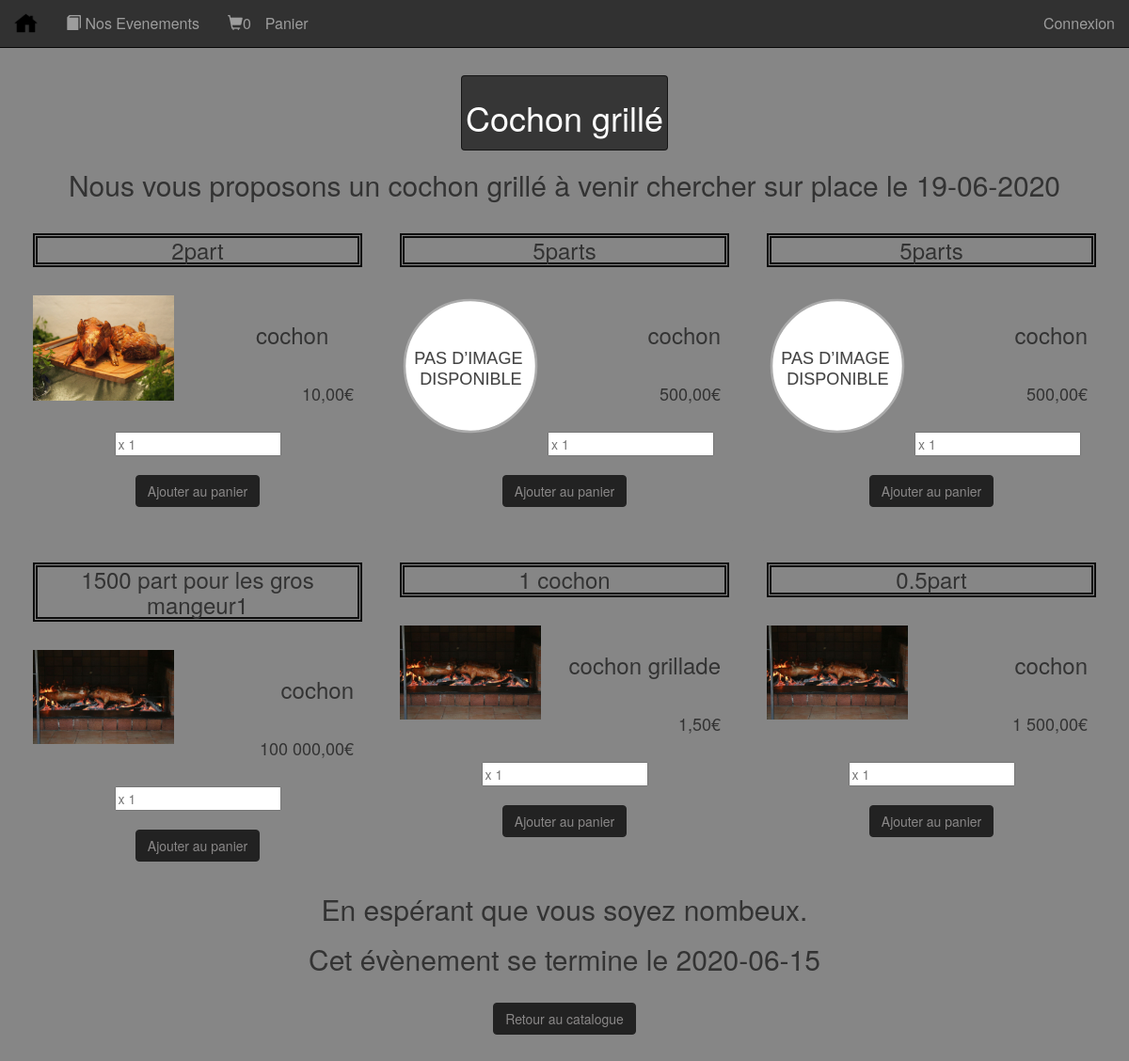
Page /index.php/Visiteur/EvenementMarchand/21/2020 on the committed database.
### tables this page shows
CREATE TABLE IF NOT EXISTS `ge_evenement` (
  `Annee` int(11) NOT NULL,
  `NoEvenement` int(11) NOT NULL,
  `DateMiseEnLigne` date DEFAULT NULL,
  `DateMiseHorsLigne` date DEFAULT NULL,
  `TxtHTMLEntete` text,
  `TxtHTMLCorps` text NOT NULL,
  `TxtHTMLPiedDePage` text,
  `ImgEntete` varchar(60) DEFAULT NULL,
  `ImgPiedDePage` varchar(60) DEFAULT NULL,
  `EmailInformationHTML` text,
  `EnCours` tinyint(1) NOT NULL,
  PRIMARY KEY (`Annee`,`NoEvenement`)
);

CREATE TABLE IF NOT EXISTS `ge_produit` (
  `NoEvenement` int(11) NOT NULL,
  `Annee` int(11) NOT NULL,
  `NoProduit` int(11) NOT NULL,
  `LibelleHTML` text NOT NULL,
  `LibelleCourt` varchar(128) NOT NULL,
  `Prix` decimal(10,2) NOT NULL,
  `Img_Produit` varchar(60) DEFAULT NULL,
  `Stock` int(11) DEFAULT NULL,
  `NumeroOrdreApparition` smallint(6) NOT NULL,
  `Etre_Ticket` tinyint(1) DEFAULT NULL,
  `ImgTicket` varchar(60) DEFAULT NULL,
  PRIMARY KEY (`NoEvenement`,`Annee`,`NoProduit`),
  KEY `I_FK_GE_PRODUIT_GE_EV_MARCHAND` (`Annee`,`NoEvenement`)
);

### application/controllers/Visiteur.php (called while the page is built, shortened)
<?php
class Visiteur extends CI_Controller
{
   public function __construct()
   {
      $this->load->model('ModeleCommande');
      $this->load->model('ModeleIdentifiantSite');
      $this->load->model('ModeleEvenement', 'mEven');
      $this->load->model('ModelePersonne');
      $this->load->model('ModeleProduit','mProd');
      $this->load->library('user_agent');
   }
   public function indexVisiteur($vue, $donnees = NULL, $vue2= null, $donnees2=null)
   {
      $this->load->view('templates/EntetePrincipal');
      $this->load->view('templates/EnteteNavbar');
      $this->load->view($vue,$donnees);
      $this->load->view('templates/PiedDePagePrincipal');
   }
   public function EvenementMarchand($noEvenement = NULL, $annee=NULL)
   {
      $DonneesProduit['lesProduits'] = $this->mProd->obtenirLesProduits($noEvenement, $annee);
      $DonneesProduit['unEvenementMarchand'] = $this->mEven->retournerEvenements($noEvenement, $annee);
      $DonneesProduit['prodPanier']=$this->cart->contents();
      if (empty($DonneesProduit['unEvenementMarchand']))
      {
         show_404();
      }
      else
      {
         $this->indexVisiteur('visiteur/vueEvenementMarchand', $DonneesProduit);
      }
   }
}

### index.php (called while the page is built, shortened)
<?php
require_once BASEPATH.'core/CodeIgniter.php';

### application/helpers/assets_helper.php (called while the page is built, shortened)
<?php  if ( ! defined('BASEPATH')) exit('No direct script access allowed');
if ( ! function_exists('css_url'))
{
    function css_url($nom)
    {
        return base_url() . 'assets/css/' . $nom . '.css';
    }
}
if ( ! function_exists('distcss_url'))
{
    function distcss_url($nom)
    {
        return base_url() . 'assets/dist/' . $nom . '.css';
    }
}

### application/models/ModeleEvenement.php (called while the page is built, shortened)
<?php
class ModeleEvenement extends CI_Model
{
   public function retournerEvenements($pNoEvenement = FALSE)
   {
         $maListe = $this->db->get_where('ge_evenement', array('NoEvenement' => $pNoEvenement));
         return $maListe->row_array();
   }
}

### application/models/ModeleProduit.php (called while the page is built, shortened)
<?php
class ModeleProduit extends CI_Model
{
   public function obtenirLesProduits($pNoEvenement, $pAnnee)
   {
      $criteres="NoEvenement = '$pNoEvenement' And Annee = '$pAnnee'";
      $this->db->where($criteres);
      $query = $this->db->get('ge_produit');
      return $query->result();
   }
}

### application/views/visiteur/vueEvenementMarchand.php (the view, shortened to what this page needs)
<?php
$submit=array(
    'name'      =>'submit',
    'value'     =>'Ajouter au panier',
    'class'     =>'btn btn-primary'
);
$qty = array(
    'min'           =>  '0',
    'step'          =>  '1',
    'type'          =>  'number',
    'name'          =>  'qty',
    'placeholder'   =>  'x 1',
    'size'          =>  '5'
);
echo "<thead>\n";
    echo '<div class="container-fluid" align="center" width="80%">';
        echo '<tr>';
            echo '<td>';
                echo '<div  class="img-thumbnail">';
                    echo '<h1>'.$unEvenementMarchand['TxtHTMLEntete'].'</h1>';
                echo '</div>';
            echo '</td>';
        echo '</tr>';
        echo '<tr>';
            echo '<td>';
                echo '<h2>'.$unEvenementMarchand['TxtHTMLCorps'].'</h2>';
            echo '</td>';
        echo '</tr>';
    echo '</div>';
echo "</thead>";
echo "<tbody>";
echo '<div class="col-lg-12">';
    if(isset($lesProduits))
    {
        foreach($lesProduits as $unProduit)
        {
            $libelle            = $unProduit->LibelleCourt;
            $libHTML            = $unProduit->LibelleHTML;
            $prix               = $unProduit->Prix;
            $image              = $unProduit->Img_Produit;
            echo '<div class="col-sm-3 col-lg-4 col-md-3">';
                echo '<div class="thumbnail">';
                    echo '<h3 class="encadre" align="center">' .$libelle.'</h3>';
                    if(empty($image))
                    {
                        echo '<img class="pull-left" width="150" src="'.base_url().'assets/img_site/Pas_dimage_disponible.svg'.'"class="img-thumbnail" />';
                    }
                    else
                    {
                        echo '<img class="pull-left" width="150" src="'.base_url().'assets/images/'.$image.'"class="img-thumbnail" />';
                    }
                    echo '<div class="caption" align="right">';
                        echo '<h3>'.$libHTML.'</h3>';
                        echo '<h4>'.number_format($prix,2, ',',' ').'€</h4>';
                        echo form_open('Visiteur/ajoutPanier');
                        echo '<div align="center">';
                            echo form_input($qty);
                        echo '</div>';
                        echo '<div align="center">';
                            echo form_submit($submit);
                        echo '</div>';
                        echo form_close();
                    echo '</div>';
                echo '</div>';
            echo '</div>';
        }
    }
echo '</div>';
echo '</tbody>';
echo "<tfoot\n";
    echo '<div class="container">';
        echo '<tr>';
            echo '<td>';
                echo '<h2 align="center">'.$unEvenementMarchand['TxtHTMLPiedDePage'].'</h2>';
            echo '</td>';
        echo '</tr>';
        echo '<tr>';
            echo '<td>';
                echo '<h2 align="center">Cet évènement se termine le '.$unEvenementMarchand['DateMiseHorsLigne'].'</h2>';
            echo '</td>';
        echo '</tr>';
echo '<div align="center">';
    echo '<a href="';
        echo site_url('Visiteur/catalogueEvenement');
        echo '"><button class="btn btn-primary">Retour au catalogue</button>';
    echo '</a>';
echo '</div>';
?>

### application/views/templates/EntetePrincipal.php (shortened to what this page needs)
<!DOCTYPE html >
<html>
	<head>
            <link rel="stylesheet" href="https://maxcdn.bootstrapcdn.com/bootstrap/3.3.7/css/bootstrap.css"/>
            <?php echo '<link href='.css_url('bootstrap.3.4.1').' rel="stylesheet" />';?>
            <?php echo '<link href='.css_url('bootstrap-grid').' rel="stylesheet" />';?>
            <?php echo '<link href='.distcss_url('summernote').' rel="stylesheet" />';?>
      </head>
      <body>

### application/views/templates/EnteteNavbar.php (shortened to what this page needs)
<nav class="navbar navbar-inverse navbar-fixed-top">
  <div class="container-fluid">
    <div class="navbar-header">
      <a class="navbar-brand" href="<?php echo site_url('Visiteur/accueil') ?>"><img src="<?php echo base_url(); ?>assets/images/accueil.png" height="25" width="25"></a>
    </div>
      <ul class="nav navbar-nav">
        <li>
          <a href="<?php echo site_url('Visiteur/catalogueEvenement') ?>"><i class="glyphicon  glyphicon-book"></i>&nbsp;Nos Evenements</a>
        </li>
        <li>
        <a href="<?php echo site_url('Visiteur/panier') ?>"><i class="glyphicon glyphicon-shopping-cart"></i><span><?php echo $this->cart->total_items(); ?></span>Panier</a>
        </li>
      </ul>
      <ul class="nav navbar-nav navbar-right">
        <?php if ($this->session->userdata('email') == False) {?>
          <li>
            <a href="<?php echo site_url('Visiteur/seConnecter') ?>">Connexion</a>
          </li>
        <?php }elseif ($this->session->userdata('email') == True) { ?>
          <li>
            <a href="<?php echo site_url('Visiteur/seDeConnecter') ?>">Déconnexion</a>
          </li>
        <?php } ?>
      </ul>
  </div>
</nav>

### application/views/templates/PiedDePagePrincipal.php (shortened to what this page needs)
	</body>
</html>

### rows in the picture
ge_evenement: TxtHTMLEntete "Cochon grillé", TxtHTMLCorps "Nous vous proposons un cochon grillé à venir chercher sur place le 19-06-2020", TxtHTMLPiedDePage "En espérant que vous soyez nombeux.", DateMiseHorsLigne "2020-06-15"
ge_produit: LibelleCourt "2part", Img_Produit (picture), LibelleHTML "cochon", Prix "10,00"
ge_produit: LibelleCourt "5parts", LibelleHTML "cochon", Prix "500,00"
ge_produit: LibelleCourt "5parts", LibelleHTML "cochon", Prix "500,00"
ge_produit: LibelleCourt "1500 part pour les gros mangeur1", Img_Produit (picture), LibelleHTML "cochon", Prix "100 000,00"
ge_produit: LibelleCourt "1 cochon", Img_Produit (picture), LibelleHTML "cochon grillade", Prix "1,50"
ge_produit: LibelleCourt "0.5part", Img_Produit (picture), LibelleHTML "cochon", Prix "1 500,00"

### other values in the picture
$this->cart->total_items() "0"
